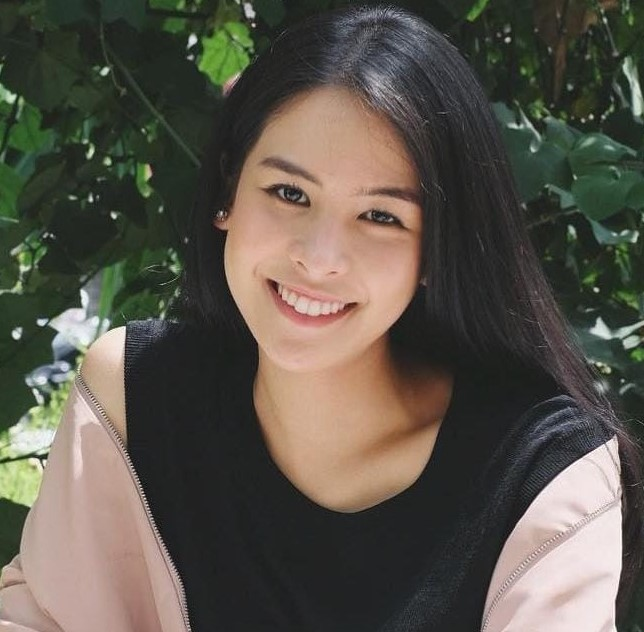
#> input picture img_processsing2/images/img1.jpeg, 644 x 632 px
$ python smile_detection.py
#> lines starting #> are read from the running program, lines starting #| are printed output that depends on the picture; after the words box and inside, x2 and y2 are one past the last pixel; in counts of white or black regions, pixels touching at a corner belong together
import cv2
import time
# fps = > frame per second
detector_wajah = cv2.CascadeClassifier(
    "../model/haarcascade_frontalface_default.xml")
detector_senyum = cv2.CascadeClassifier("../model/haarcascade_smile.xml")
# read gambar
image = cv2.imread("../images/img1.jpeg")
#> image is the input picture: shape (632, 644, 3); mean B, G, R 74.6, 84.7, 89.9
# ubah ke grayscale
gray = cv2.cvtColor(image, cv2.COLOR_BGR2GRAY)
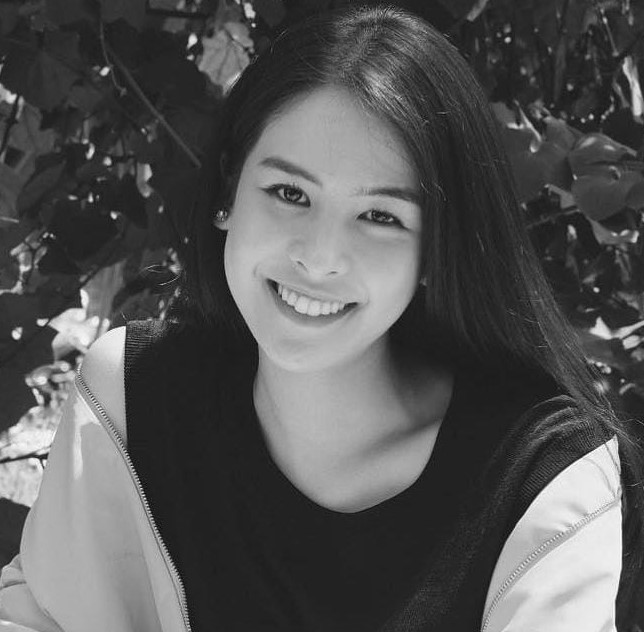
#> gray: shape (632, 644); min 1, max 255, mean 85.1
# deteksi wajah
bounding_box = detector_wajah.detectMultiScale(gray, scaleFactor=1.01,
                                               minNeighbors=5, minSize=(30, 30), flags=cv2.CASCADE_SCALE_IMAGE)
#> bounding_box = [[28, 416, 32, 32], [565, 347, 74, 74], [198, 113, 260, 260]]

for (x, y, w, h) in bounding_box:
    # ini kode untuk membuat persegi pada suatu gambar
    cv2.rectangle(image, (x, y), (x + w, y + h), (0, 255, 0), 2)
    box_wajah = cv2.rectangle(gray, (x, y), (x + w, y + h), (0, 255, 0), 2)
    # mau slicing gambar
    # koordinat awal persegi (x,y) , koordinat akhir ((x+w),(y+h))
    gambar_wajah = image[y:(y+h), x:(x+w)]
    cv2.imwrite("../output/hasil_crop.jpg", gambar_wajah)
    bounding_box_senyum = detector_senyum.detectMultiScale(box_wajah, 1.01, 15)
    if len(bounding_box_senyum) > 0:
        cv2.putText(image, "senyum terdeteksi", (x, y-10),
                    cv2.FONT_HERSHEY_SIMPLEX, 0.5, (255, 255, 255), 2)
#> this loop made 3 passes
#> pass 1, `gambar_wajah = image[y:(y+h), x:(x+w)]`:
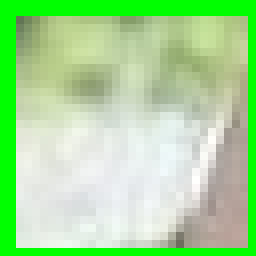
#> gambar_wajah: shape (32, 32, 3) (shown 8 times larger); mean B, G, R 152.9, 218.8, 166.1
#> pass 2, `box_wajah = cv2.rectangle(gray, (x, y), (x + w, y + h), (0, 255, 0), 2)`:
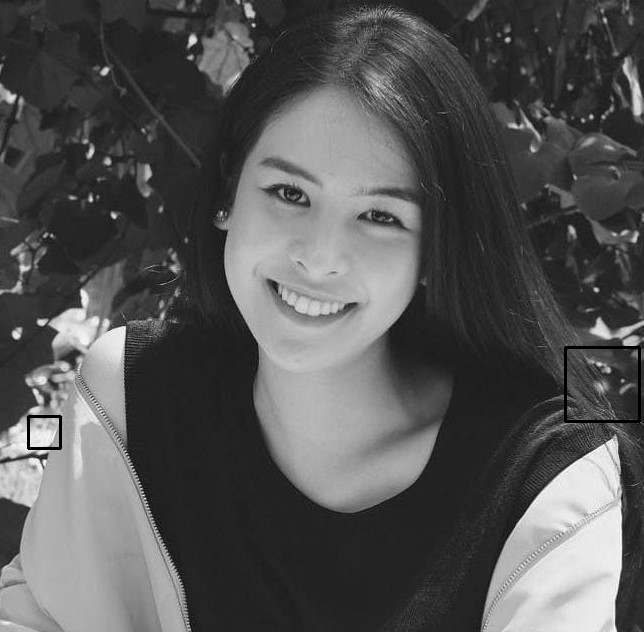
#> box_wajah: shape (632, 644); min 0, max 255, mean 84.8
#> pass 2, `gambar_wajah = image[y:(y+h), x:(x+w)]`:
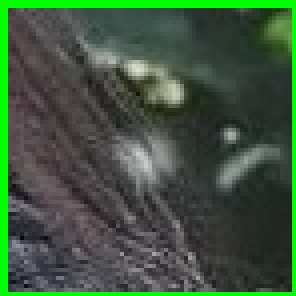
#> gambar_wajah: shape (74, 74, 3) (shown 4 times larger); mean B, G, R 62.5, 86, 62.7
#> after the loop:
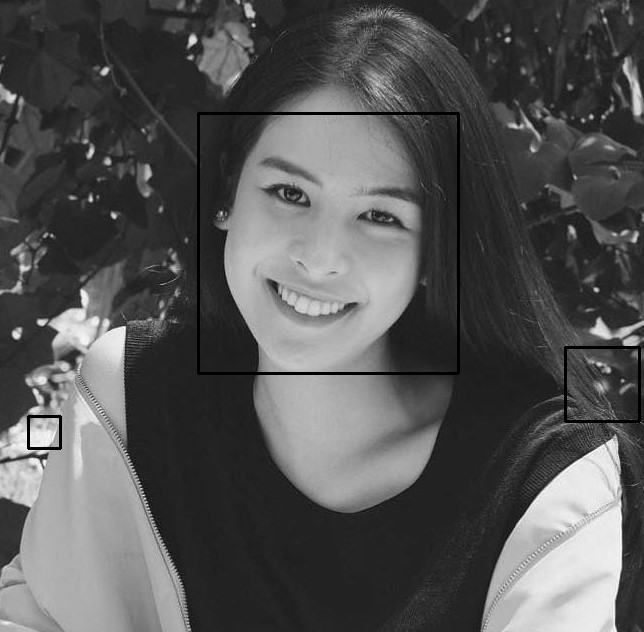
#> box_wajah: shape (632, 644); 0.77% of pixels changed, all inside (x1, y1, x2, y2) = (197, 112, 460, 375)
#> after the loop:
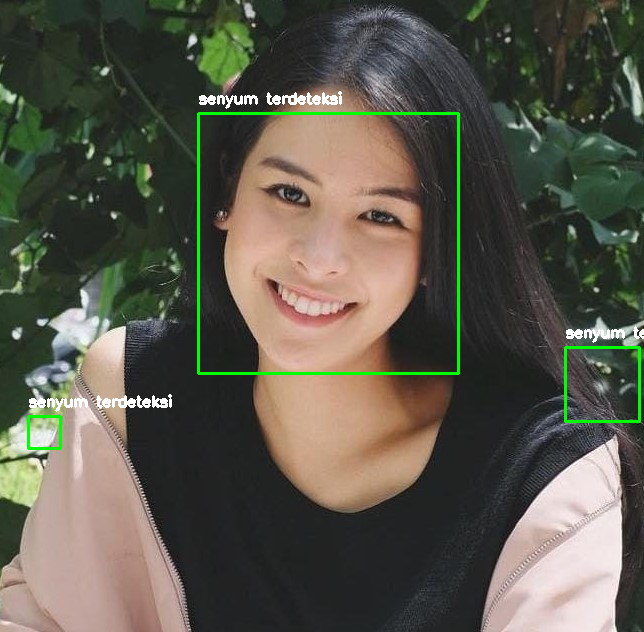
#> image: shape (632, 644, 3); 1.67% of pixels changed, all inside (x1, y1, x2, y2) = (27, 91, 644, 450)
    # grayb = cv2.cvtColor(box_wajah, cv2.COLOR_BGR2GRAY)
    # end = x
    # start = y
cv2.imshow("hasil", image)
cv2.imwrite("../output/hasil_haarcascade.jpg", image)
cv2.waitKey(0)

$ run again, with img_processsing2/images/panda.jpg copied over img_processsing2/images/img1.jpeg
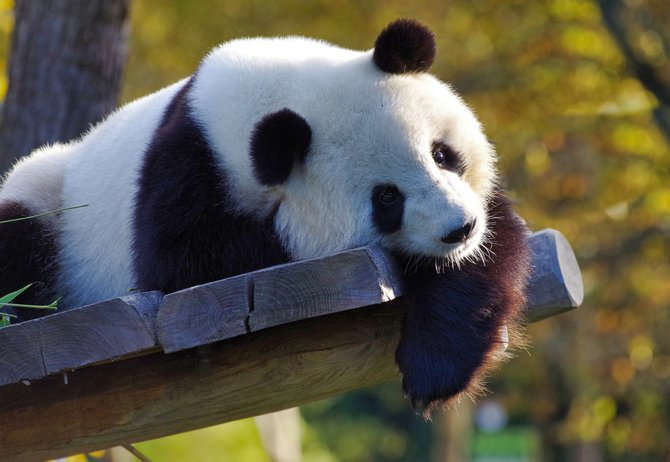
#> input picture img_processsing2/images/panda.jpg, 670 x 462 px
#> image is the input picture: shape (462, 670, 3); mean B, G, R 76.3, 89.8, 93.1
#> `gray = cv2.cvtColor(image, cv2.COLOR_BGR2GRAY)`:
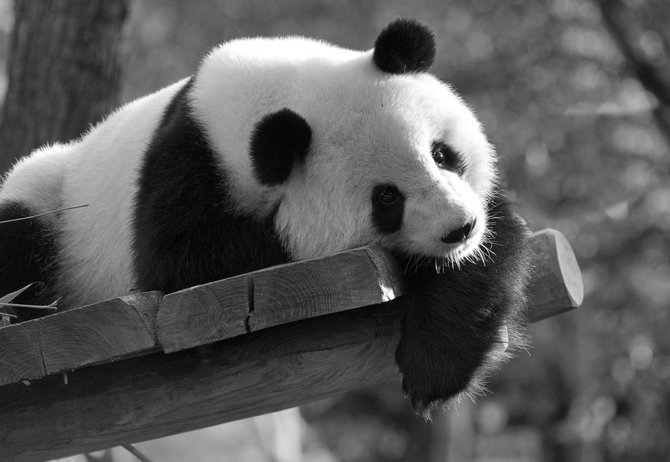
#> gray: shape (462, 670); min 0, max 255, mean 89.3
#> bounding_box = [[524, 24, 105, 105]]
#> the loop `for (x, y, w, h) in bounding_box:` made 1 pass
#> after the loop `for (x, y, w, h) in bounding_box:`:
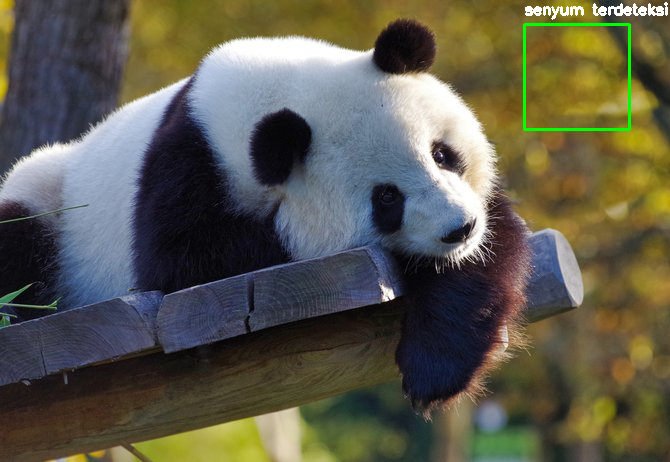
#> image: shape (462, 670, 3); 0.72% of pixels changed, all inside (x1, y1, x2, y2) = (523, 2, 668, 131)
